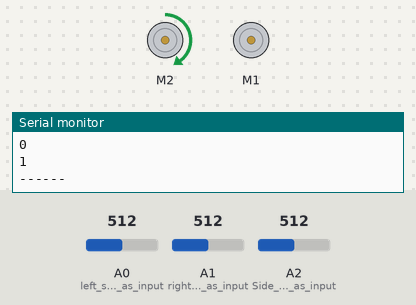
The sketch below on a simulated Arduino Uno, built with avr-gcc and run on an emulated ATmega328P. On the bench: 2 × DC motor (green arrow = forward, orange = backward, longer = faster), the last lines printed to the serial monitor. The inputs (shaded band) are chosen by the test bench; at power-on: A0 (left_sensor_as_input) = 512, A1 (right_sensor_as_input) = 512, A2 (Side_sensor_as_input) = 512.

Above: at 0.8 s.
0.9 s: A0 (left_sensor_as_input) set to 591
3.2 s: A0 (left_sensor_as_input) set to 616
At 4.8 s:
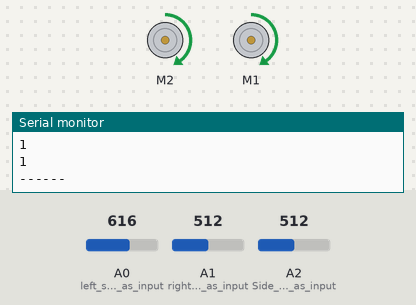
5.5 s: A1 (right_sensor_as_input) set to 591
7.2 s: A1 (right_sensor_as_input) set to 618
At 9.2 s:
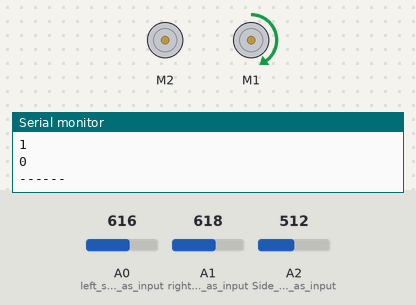
9.5 s: A1 (right_sensor_as_input) set to 511
At 10.7 s:
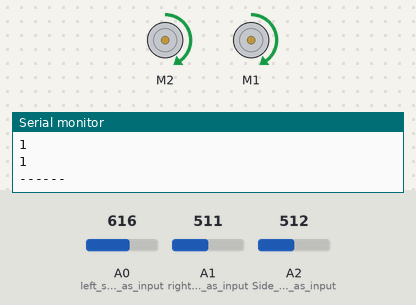
11.5 s: A0 (left_sensor_as_input) set to 306
At 12.3 s:
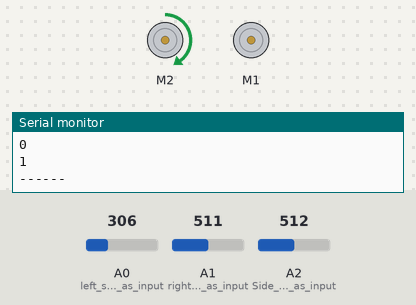
Timing chart, 0 to 14.5 s (numbered marks = the images above; inputs shaded):
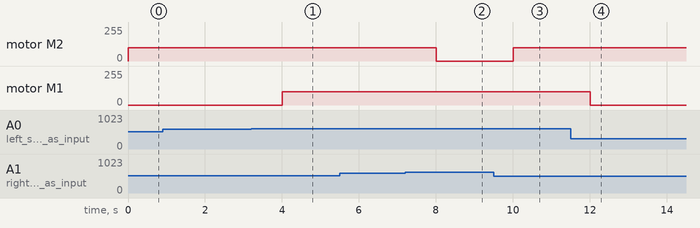

Measured:
- the behaviour switches between 600 and 601 on A0 (left_sensor_as_input) (found by bisection; images 0 and 1)
- the behaviour switches between 600 and 601 on A1 (right_sensor_as_input) (found by bisection; images 1 and 2)
- after the input at 3.2 s, motor M1: stopped → forward 100/255 after 0.81 s
- after the input at 7.2 s, motor M2: forward 100/255 → stopped after 0.81 s
- after the input at 9.5 s, motor M2: stopped → forward 100/255 after 0.51 s
- after the input at 11.5 s, motor M1: forward 100/255 → stopped after 0.51 s

The sketch:

Line_follow_testfn.ino
```cpp
/*------ Arduino Line Follower Code----- */
/*-------definning Inputs------*/
#include <Wire.h>
#include <Adafruit_MotorShield.h>
Adafruit_MotorShield AFMS = Adafruit_MotorShield();
Adafruit_DCMotor *motorL = AFMS.getMotor(1);
Adafruit_DCMotor *motorR = AFMS.getMotor(2);

//change motor voltage

/*-------definning Outputs------*/
#define LM1 3       // left motor //(only 2 motors)
#define RM1 4       // right motor


//Variables
bool sensor_l=0;      // 1 = white, 0 = black
bool sensor_r=0;
bool sensor_s=0;      // side sensors (3rd one, at the right of AGV)
bool sensor_s_prev;
bool speed_L;       // 1 = faster, 0 = slower
bool speed_R;


//Parameters
int tol = 600;          //Boundary between black/white
uint8_t v = 100;        //Motor speed during line following
double ang2t = 20;      //time taken to rotate one degree(20.37)
double dis2t = 100;     //time taken to move one cm
int speed_L_current;
int speed_R_current;

//-------------Functions------------//

//Update motor speed
void motor_L(int speed){
  if (speed != speed_L_current){
    //motorL->run( (speed>=0) ? FORWARD : BACKWARD );
    if (speed>=0){
      motorL->run(FORWARD);
    } else {
      motorL->run(BACKWARD);
    }
    motorL->setSpeed(speed);
    speed_L_current = speed;
  }
}

void motor_R(int speed){
  if (speed != speed_R_current){
    //motorR->run( (speed>=0) ? FORWARD : BACKWARD );
    if (speed>=0){
      motorR->run(FORWARD);
    } else {
      motorR->run(BACKWARD);
    }
    motorR->setSpeed(speed);
    speed_R_current = speed;
  }
}

//Rotate robot x degrees clockwise
void rotate(double angle){
  motor_L(v);
  motor_R(-v);
  delay(angle*ang2t);
  motor_L(0);
  motor_R(0);
}

//Move robot x cm forward
void forward(double dist){
  motor_L((dist>=0) ? v : -v);
  motor_R((dist>=0) ? v : -v);
  delay(dist*dis2t);
  motor_L(0);
  motor_R(0);
}

//Follow line
void follow_line(bool keepRight, int count){
  while (1){
    Serial.println("abc");
    //Sensor readings
    sensor_s_prev = sensor_s;
    sensor_l = (analogRead(A0)>tol) ? 1 : 0;
    sensor_r = (analogRead(A1)>tol) ? 1 : 0;
    sensor_s = (analogRead(A2)>tol) ? 1 : 0;
    Serial.println("def");
    //Determine motor speeds via boolean logic
    speed_L = keepRight ? (sensor_l || sensor_r) : (!sensor_l);
    speed_R = keepRight ? (!sensor_r) : (sensor_l || sensor_r);
    //Sensor_S
    if (sensor_s && !sensor_s_prev && 0){
      count--;
      if (count <= 0){
        speed_L = 0;
        speed_R = 0;
        return;
      }
    }
    Serial.println(analogRead(A0));
    Serial.println(analogRead(A1));
    Serial.println(analogRead(A2));
    Serial.print(sensor_l);
    Serial.println(sensor_r);
    Serial.println(speed_L);
    Serial.println(speed_R);
    Serial.println("------");
    //Update speeds
    motor_L(speed_L ? v : 0);
    motor_R(speed_R ? v : 0);
    delay(2000);
  }
}


//Setup and loop
void setup()
{
  Serial.begin(9600);
  Serial.println("start");
  pinMode(A0, INPUT); //left sensor as input
  pinMode(A1, INPUT); //right sensor as input
  pinMode(A2, INPUT); //Side sensor as input
  AFMS.begin();
  follow_line(1,1);
  forward(50);
}

void loop()
{
  rotate(90);
}
```
